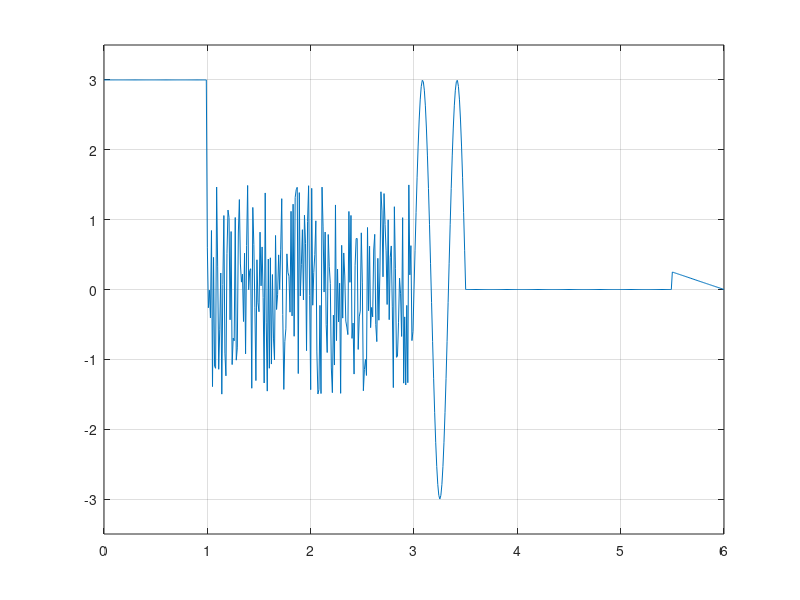

Here is the MATLAB script that generated this plot:
function y = lab3_fun(t)
if nargin == 0 % number of input argument
    t = 0:0.01:6.0;
end
t_constf = (t>=0.0)&(t<1); t_const = t(t_constf);
t_noisef = (t>=1)&(t<3.0); t_noise = t(t_noisef);
t_sinf = (t>=3.0)&(t<3.5); t_sin = t(t_sinf);
t_zerof = (t>=3.5)&(t<5.5); t_zero = t(t_zerof);
t_sawf = (t>=5.5)&(t<=6.0); t_saw = t(t_sawf);
%% Konstantes signāls
y_const = zeros(size(t_const))+3.0;
%% trokšņa signāls
y_noise = 3.0*rand(size(t_noise))-1.5;
%% sinusoīda
A0=0; A=3.0;
T = (3.5-3.0)/1.5;
f = 1/T;
delay=3.0;
y_sin=A0+A*sin(2*pi*f*(t_sin-delay));
%% Nuļļu signāls
y_zero = zeros(size(t_zero));
%% Lineāri mainīga funkcija
k = (0.25-0)/(5.5-6.0); % slīpuma koeficients
delay = 6.0; % sākumpunkta pacelšana uz 0.5/2
y_saw = k*(t_saw - delay);
%% apvienosim visu vienā vektorā
t = [t_const,t_noise,t_sin,t_zero,t_saw];
y = [y_const,y_noise,y_sin,y_zero,y_saw];
if nargout == 0 %number of output argument
    plot(t,y);
    grid;
    y = [];
end
axis([0 6 -3.5 3.5])
